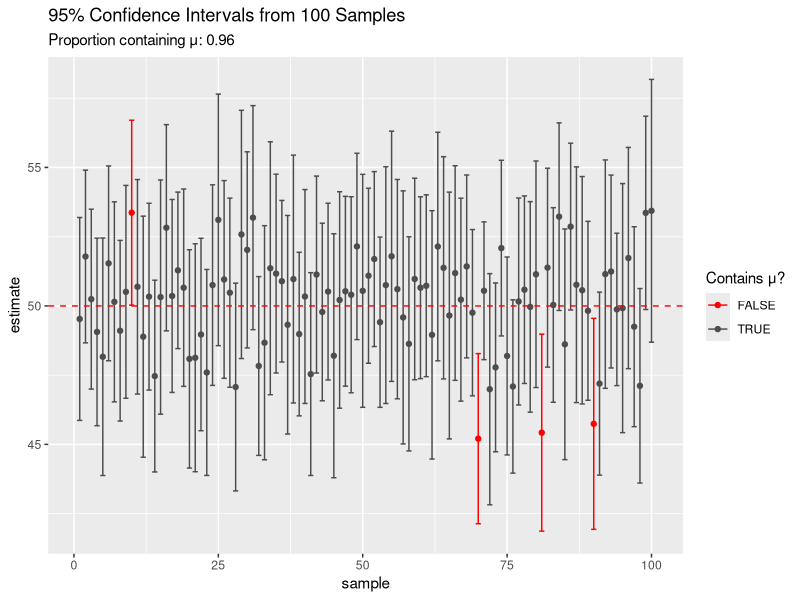

Source code (R):
## ---- chunk 1
#| echo: false
# Simulate repeated sampling and plot CIs
library(tidyverse)
set.seed(123)
true_mean <- 50
cis <- map_df(1:100, ~{
  sample_data <- rnorm(30, true_mean, 10)
  t_test <- t.test(sample_data)
  tibble(
    sample = .x,
    lower = t_test$conf.int[1],
    upper = t_test$conf.int[2],
    estimate = mean(sample_data),
    contains_mu = between(true_mean, lower, upper)
  )
})

ggplot(cis, aes(x = sample, y = estimate, 
                color = contains_mu, ymin = lower, ymax = upper)) +
  geom_point() + 
  geom_errorbar() +
  geom_hline(yintercept = true_mean, linetype = "dashed", color = "red") +
  labs(title = "95% Confidence Intervals from 100 Samples",
       subtitle = paste("Proportion containing μ:", 
                        round(mean(cis$contains_mu), 2))) +
  scale_color_manual(
    name = "Contains μ?",  
    values = c(`TRUE` = "gray30", `FALSE` = "red")  
  )
